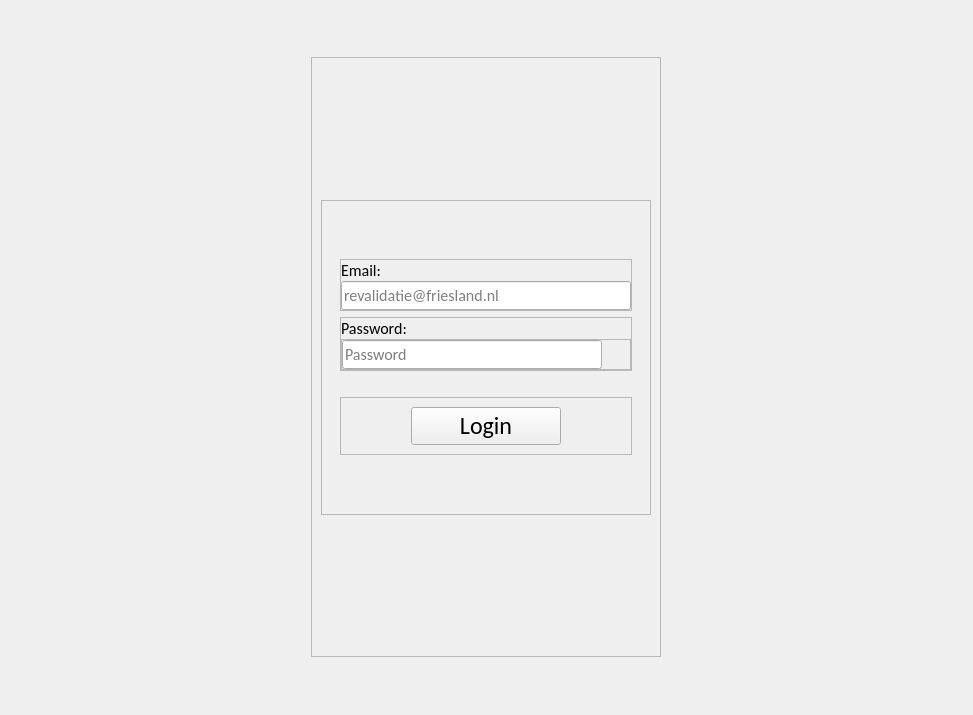
<?xml version="1.0" encoding="UTF-8"?>
<ui version="4.0">
 <class>Form</class>
 <widget class="QWidget" name="Form">
  <property name="geometry">
   <rect>
    <x>0</x>
    <y>0</y>
    <width>973</width>
    <height>715</height>
   </rect>
  </property>
  <property name="windowTitle">
   <string>Form</string>
  </property>
  <layout class="QVBoxLayout" name="verticalLayout_4">
   <property name="spacing">
    <number>0</number>
   </property>
   <property name="leftMargin">
    <number>0</number>
   </property>
   <property name="topMargin">
    <number>0</number>
   </property>
   <property name="rightMargin">
    <number>0</number>
   </property>
   <property name="bottomMargin">
    <number>0</number>
   </property>
   <item>
    <widget class="QWidget" name="loginSection" native="true">
     <layout class="QHBoxLayout" name="horizontalLayout_3">
      <item>
       <widget class="QFrame" name="horizontalLayout">
        <property name="maximumSize">
         <size>
          <width>350</width>
          <height>600</height>
         </size>
        </property>
        <property name="styleSheet">
         <string notr="true"/>
        </property>
        <property name="frameShape">
         <enum>QFrame::StyledPanel</enum>
        </property>
        <property name="frameShadow">
         <enum>QFrame::Raised</enum>
        </property>
        <layout class="QVBoxLayout" name="verticalLayout_5">
         <item>
          <spacer name="verticalSpacer_2">
           <property name="orientation">
            <enum>Qt::Vertical</enum>
           </property>
           <property name="sizeHint" stdset="0">
            <size>
             <width>20</width>
             <height>40</height>
            </size>
           </property>
          </spacer>
         </item>
         <item>
          <widget class="QFrame" name="loginLayout">
           <property name="frameShape">
            <enum>QFrame::StyledPanel</enum>
           </property>
           <property name="frameShadow">
            <enum>QFrame::Raised</enum>
           </property>
           <layout class="QHBoxLayout" name="horizontalLayout_5">
            <item>
             <widget class="QFrame" name="loginContainer">
              <property name="maximumSize">
               <size>
                <width>400</width>
                <height>600</height>
               </size>
              </property>
              <property name="styleSheet">
               <string notr="true"/>
              </property>
              <layout class="QVBoxLayout" name="verticalLayout_3">
               <item>
                <widget class="QLabel" name="logo">
                 <property name="maximumSize">
                  <size>
                   <width>250</width>
                   <height>156</height>
                  </size>
                 </property>
                 <property name="text">
                  <string/>
                 </property>
                 <property name="pixmap">
                  <pixmap>../icons/revalidatie_friesland_logo.png</pixmap>
                 </property>
                 <property name="scaledContents">
                  <bool>true</bool>
                 </property>
                </widget>
               </item>
               <item>
                <spacer name="spacerV2">
                 <property name="orientation">
                  <enum>Qt::Vertical</enum>
                 </property>
                 <property name="sizeType">
                  <enum>QSizePolicy::Fixed</enum>
                 </property>
                 <property name="sizeHint" stdset="0">
                  <size>
                   <width>20</width>
                   <height>20</height>
                  </size>
                 </property>
                </spacer>
               </item>
               <item>
                <widget class="QFrame" name="email">
                 <property name="maximumSize">
                  <size>
                   <width>400</width>
                   <height>300</height>
                  </size>
                 </property>
                 <property name="frameShape">
                  <enum>QFrame::StyledPanel</enum>
                 </property>
                 <property name="frameShadow">
                  <enum>QFrame::Raised</enum>
                 </property>
                 <layout class="QVBoxLayout" name="verticalLayout_2">
                  <property name="spacing">
                   <number>0</number>
                  </property>
                  <property name="leftMargin">
                   <number>0</number>
                  </property>
                  <property name="topMargin">
                   <number>0</number>
                  </property>
                  <property name="rightMargin">
                   <number>0</number>
                  </property>
                  <property name="bottomMargin">
                   <number>0</number>
                  </property>
                  <item>
                   <widget class="QLabel" name="emailLabel">
                    <property name="sizePolicy">
                     <sizepolicy hsizetype="Fixed" vsizetype="Fixed">
                      <horstretch>0</horstretch>
                      <verstretch>0</verstretch>
                     </sizepolicy>
                    </property>
                    <property name="font">
                     <font>
                      <family>Calibri</family>
                      <pointsize>12</pointsize>
                     </font>
                    </property>
                    <property name="text">
                     <string>Email:</string>
                    </property>
                   </widget>
                  </item>
                  <item>
                   <widget class="QLineEdit" name="emailField">
                    <property name="minimumSize">
                     <size>
                      <width>0</width>
                      <height>25</height>
                     </size>
                    </property>
                    <property name="font">
                     <font>
                      <family>Calibri</family>
                      <pointsize>12</pointsize>
                     </font>
                    </property>
                    <property name="placeholderText">
                     <string>revalidatie@friesland.nl</string>
                    </property>
                   </widget>
                  </item>
                 </layout>
                </widget>
               </item>
               <item>
                <widget class="QFrame" name="password">
                 <property name="maximumSize">
                  <size>
                   <width>400</width>
                   <height>300</height>
                  </size>
                 </property>
                 <property name="frameShape">
                  <enum>QFrame::StyledPanel</enum>
                 </property>
                 <property name="frameShadow">
                  <enum>QFrame::Raised</enum>
                 </property>
                 <layout class="QVBoxLayout" name="verticalLayout">
                  <property name="spacing">
                   <number>0</number>
                  </property>
                  <property name="leftMargin">
                   <number>0</number>
                  </property>
                  <property name="topMargin">
                   <number>0</number>
                  </property>
                  <property name="rightMargin">
                   <number>0</number>
                  </property>
                  <property name="bottomMargin">
                   <number>0</number>
                  </property>
                  <item>
                   <widget class="QLabel" name="passwordLabel">
                    <property name="sizePolicy">
                     <sizepolicy hsizetype="Fixed" vsizetype="Fixed">
                      <horstretch>0</horstretch>
                      <verstretch>0</verstretch>
                     </sizepolicy>
                    </property>
                    <property name="font">
                     <font>
                      <family>Calibri</family>
                      <pointsize>12</pointsize>
                     </font>
                    </property>
                    <property name="text">
                     <string>Password:</string>
                    </property>
                   </widget>
                  </item>
                  <item>
                   <widget class="QFrame" name="fieldContainer">
                    <property name="maximumSize">
                     <size>
                      <width>400</width>
                      <height>60</height>
                     </size>
                    </property>
                    <property name="frameShape">
                     <enum>QFrame::StyledPanel</enum>
                    </property>
                    <property name="frameShadow">
                     <enum>QFrame::Raised</enum>
                    </property>
                    <layout class="QHBoxLayout" name="horizontalLayout_2">
                     <property name="spacing">
                      <number>10</number>
                     </property>
                     <property name="leftMargin">
                      <number>0</number>
                     </property>
                     <property name="topMargin">
                      <number>0</number>
                     </property>
                     <property name="rightMargin">
                      <number>0</number>
                     </property>
                     <property name="bottomMargin">
                      <number>0</number>
                     </property>
                     <item>
                      <widget class="QLineEdit" name="passwordField">
                       <property name="minimumSize">
                        <size>
                         <width>0</width>
                         <height>25</height>
                        </size>
                       </property>
                       <property name="maximumSize">
                        <size>
                         <width>260</width>
                         <height>16777215</height>
                        </size>
                       </property>
                       <property name="font">
                        <font>
                         <family>Calibri</family>
                         <pointsize>12</pointsize>
                        </font>
                       </property>
                       <property name="text">
                        <string/>
                       </property>
                       <property name="echoMode">
                        <enum>QLineEdit::Password</enum>
                       </property>
                       <property name="placeholderText">
                        <string>Password</string>
                       </property>
                      </widget>
                     </item>
                     <item>
                      <widget class="QLabel" name="showHide">
                       <property name="maximumSize">
                        <size>
                         <width>30</width>
                         <height>30</height>
                        </size>
                       </property>
                       <property name="cursor">
                        <cursorShape>PointingHandCursor</cursorShape>
                       </property>
                       <property name="text">
                        <string/>
                       </property>
                       <property name="scaledContents">
                        <bool>true</bool>
                       </property>
                      </widget>
                     </item>
                    </layout>
                   </widget>
                  </item>
                 </layout>
                </widget>
               </item>
               <item>
                <spacer name="spacerV">
                 <property name="orientation">
                  <enum>Qt::Vertical</enum>
                 </property>
                 <property name="sizeType">
                  <enum>QSizePolicy::Fixed</enum>
                 </property>
                 <property name="sizeHint" stdset="0">
                  <size>
                   <width>20</width>
                   <height>20</height>
                  </size>
                 </property>
                </spacer>
               </item>
               <item>
                <widget class="QFrame" name="frame">
                 <property name="frameShape">
                  <enum>QFrame::StyledPanel</enum>
                 </property>
                 <property name="frameShadow">
                  <enum>QFrame::Raised</enum>
                 </property>
                 <layout class="QHBoxLayout" name="horizontalLayout_4">
                  <item>
                   <widget class="QPushButton" name="loginBtn">
                    <property name="maximumSize">
                     <size>
                      <width>150</width>
                      <height>16777215</height>
                     </size>
                    </property>
                    <property name="font">
                     <font>
                      <family>Calibri</family>
                      <pointsize>18</pointsize>
                     </font>
                    </property>
                    <property name="cursor">
                     <cursorShape>PointingHandCursor</cursorShape>
                    </property>
                    <property name="text">
                     <string>Login</string>
                    </property>
                   </widget>
                  </item>
                 </layout>
                </widget>
               </item>
               <item>
                <spacer name="toastSpacer">
                 <property name="orientation">
                  <enum>Qt::Vertical</enum>
                 </property>
                 <property name="sizeType">
                  <enum>QSizePolicy::Fixed</enum>
                 </property>
                 <property name="sizeHint" stdset="0">
                  <size>
                   <width>20</width>
                   <height>20</height>
                  </size>
                 </property>
                </spacer>
               </item>
               <item>
                <widget class="QLabel" name="toast">
                 <property name="font">
                  <font>
                   <pointsize>10</pointsize>
                  </font>
                 </property>
                 <property name="text">
                  <string/>
                 </property>
                 <property name="alignment">
                  <set>Qt::AlignCenter</set>
                 </property>
                 <property name="wordWrap">
                  <bool>true</bool>
                 </property>
                </widget>
               </item>
              </layout>
             </widget>
            </item>
           </layout>
          </widget>
         </item>
         <item>
          <spacer name="verticalSpacer_3">
           <property name="orientation">
            <enum>Qt::Vertical</enum>
           </property>
           <property name="sizeHint" stdset="0">
            <size>
             <width>20</width>
             <height>40</height>
            </size>
           </property>
          </spacer>
         </item>
        </layout>
       </widget>
      </item>
     </layout>
    </widget>
   </item>
  </layout>
 </widget>
 <resources/>
 <connections/>
</ui>
